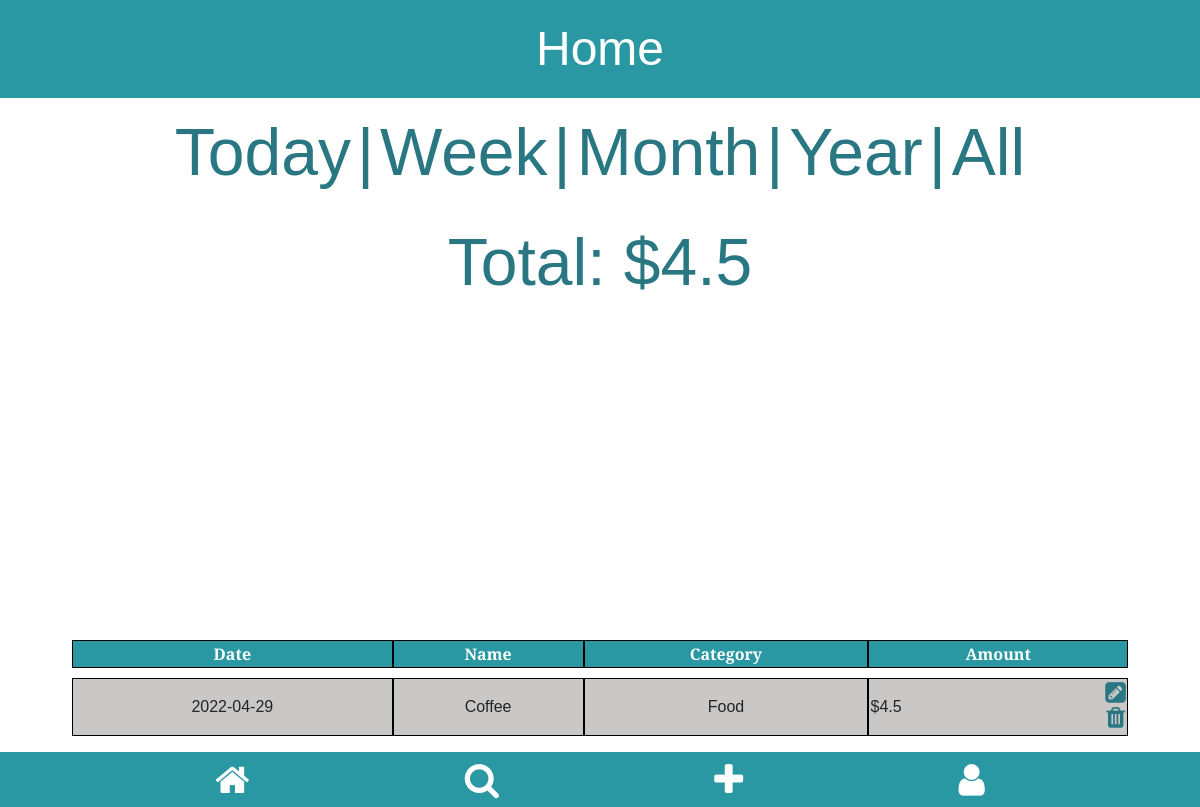
The app's page /home/month (signed in), older data.
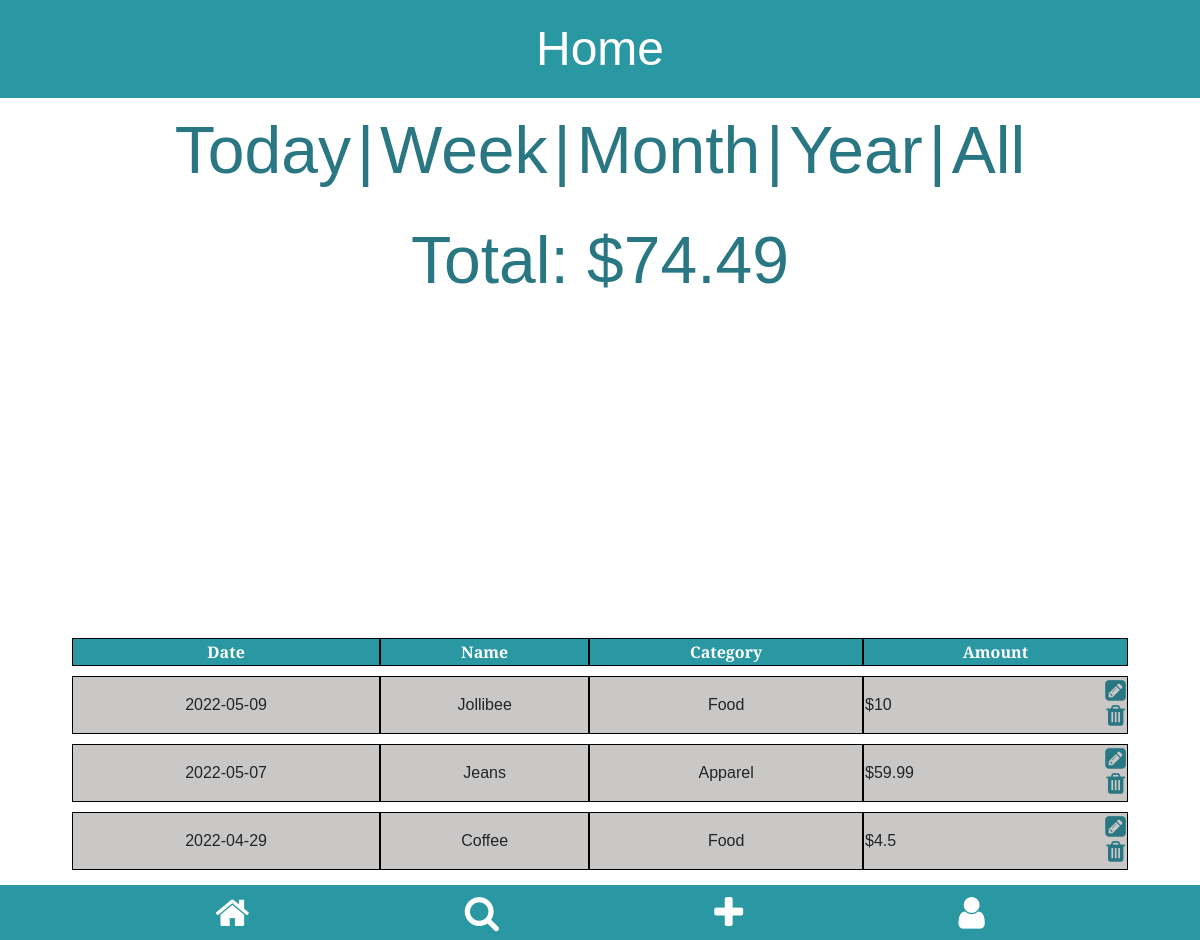
The same page, newer data.
### tables this page shows
CREATE TABLE expenses (
                                    id integer PRIMARY KEY,
                                    user_id integer NOT NULL,
                                    name text NOT NULL,
                                    date numeric NOT NULL,
                                    category text NOT NULL,
                                    amount numberic NOT NULL,
                                    FOREIGN KEY (user_id) REFERENCES users (id)
                                );

### app.py (the view, shortened to what this page needs)
@app.route("/home/month", methods=["GET", "POST"])
def homepage_month():
    if "uid" not in session:
        flash("You must be logged in to view this page",  category="alert-warning")
        return redirect(url_for("login"))
    try:
        conn = create_connection("database.db")
        tuple_expenses = get_expense_month(conn, session["uid"])
        pie_data = get_pie_data(conn, session["uid"], "month")
        total_expense = tuple_expenses[0]
    finally:
        conn.close()
    user_expenses = sorted([data_to_dict(each_expense) for each_expense in tuple_expenses[1]],
                           key=lambda d: d["date"], reverse=True)
    return (
        render_template(
            "home_month.html",
            user_expenses=user_expenses,
            total_expense=str(total_expense),
            data=pie_data,
        ),
        200,
    )

### modules/app_helper_module.py (called while the page is built)
def data_to_dict(data_tup: tuple) -> dict:
    return {
        "name": data_tup[2],
        "date": data_tup[3],
        "category": data_tup[4],
        "amount": data_tup[5],
        "eid": data_tup[0],
    }

### modules/expense_module.py (called while the page is built)
def get_total_expenses_by_category_month(conn, uid: int, category: str) -> int:
    cur = conn.cursor()
    cur.execute(
        "SELECT amount FROM expenses WHERE user_id=? AND category=? AND date BETWEEN DATE('now', '-30 day') AND DATE('now')",
        (
            uid,
            category,
        ),
    )
    total = 0
    for row in cur.fetchall():
        total += row[0]
    return total

def get_user_categories(conn, uid: int) -> list:
    cur = conn.cursor()
    cur.execute("SELECT category FROM expenses WHERE user_id=?", (uid,))
    cat = set(cur)
    categories = []
    if cat:
        for c in cat:
            categories.append(c[0])
    return sorted(categories)

### sql_db.py (called while the page is built)
def create_connection(db_file):
    conn = None
    try:
        conn = sqlite3.connect(db_file)
        return conn
    except Error as e:
        print(e)
    return conn

### templates/home_month.html
{% extends 'home.html' %}

### templates/home.html (shortened to what this page needs)
{% extends 'app.html' %}
{% block css_linking %}
<link href="/static/home.css" rel="stylesheet"> {% endblock %}
{% block heading1 %} Home {% endblock %}
{% block main_content %}
<section class="filter-tabs" style="font-size: 5.5vw;">
    <form action="/home/today" method="post">
        <button type="submit" class="filter-btn">Today</button>|
    </form>
    <form action="/home/week" method="post">
        <button type="submit" class="filter-btn">Week</button>|
    </form>
    <form action="/home/month" method="post">
        <button type="submit" class="filter-btn">Month</button>|
    </form>
    <form action="/home/year" method="post">
        <button type="submit" class="filter-btn">Year</button>|
    </form>
    <form action="/home" method="post">
        <button type="submit" class="filter-btn">All</button>
    </form>
</section>
<section class="total-expense" style="font-size: 5.5vw;">
    <p>Total: ${{ total_expense }}</p>
</section>
<section class="pie-chart-display">
    <div style="width: 100%; overflow: hidden;">
        <div id="piechart_3d" style="width: 100vw; height: 17rem; overflow: hidden;"></div>
    </div>
</section>
<section class="expense-cards">
    <table class="sortable" style="width: 88vw">
        {% if user_expenses|length > 0 %}
        <thead>
            <tr>
                <th>Date</th>
                <th>Name</th>
                <th>Category</th>
                <th>Amount</th>
            </tr>
        </thead>
        {% endif %}
        <tbody>
            {% for user_expense in user_expenses %}
            <tr>
                <td>
                    {{ user_expense.date }}
                </td>
                <td>
                    {{ user_expense.name }}
                </td>
                <td>
                    {{ user_expense.category }}
                </td>
                <td class="expense-amount">
                    ${{ user_expense.amount }}
                    <div class="home-icons">
                        <span id="{{ user_expense.eid }}">
                            <a href="{{ url_for('get_expense', eid=user_expense.eid) }}">
                                <i class="fa fa-pencil-square" aria-hidden="true"></i>
                            </a>
                        </span>
                        <form action="/home" method="POST">
                            <button type="submit" class="btn"><i class="fa fa-trash" aria-hidden="true"></i></button>
                        </form>
                    </div>
                </td>
            </tr>
            {% endfor %}
        </tbody>
    </table>
</section>
{% endblock %}

Row changes from the older to the newer data that the page shows:
added expenses: date "2022-05-09", name "Jollibee", category "Food", amount "10"
added expenses: date "2022-05-07", name "Jeans", category "Apparel", amount "59.99"
Text that changed along with them:
{{ total_expense }}: "4.5" → "74.49"
